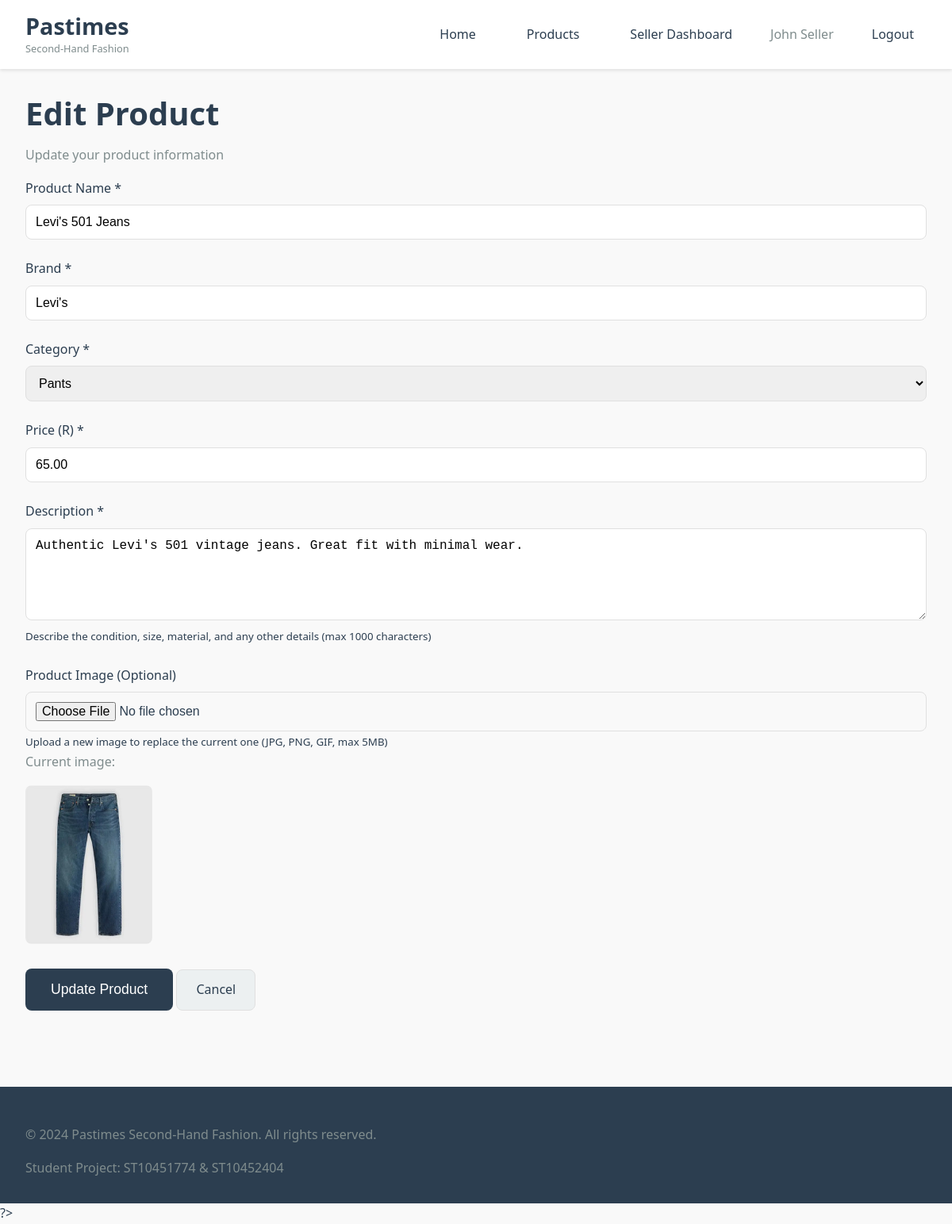
Page /edit_product.php?id=2 (signed in) on the committed database.
### tables this page shows
CREATE TABLE tblClothes (
    clothes_id INT AUTO_INCREMENT PRIMARY KEY,
    seller_id INT NOT NULL,
    product_name VARCHAR(150) NOT NULL,
    description TEXT,
    price DECIMAL(10,2) NOT NULL,
    brand VARCHAR(100),
    category ENUM('Shirts', 'Pants', 'Jackets', 'Shoes', 'Accessories') NOT NULL,
    image_path VARCHAR(255),
    status ENUM('available', 'sold') DEFAULT 'available',
    created_at TIMESTAMP DEFAULT CURRENT_TIMESTAMP,
    FOREIGN KEY (seller_id) REFERENCES tblUser(user_id) ON DELETE CASCADE,
    INDEX (category),
    INDEX (status),
    INDEX (seller_id)
);

### DBConn.php (called while the page is built, shortened)
<?php
class DBConn {
    private $host = "localhost";
    private $username = "root";
    private $password = "";
    private $database = "ClothingStore";
    private $conn;
    private function connect() {
        try {
            $this->conn = new mysqli($this->host, $this->username, $this->password, $this->database);
            $this->conn->set_charset("utf8mb4");
        } catch (Exception $e) {
            die("Database connection error: " . $e->getMessage());
        }
    }
    public function prepareAndExecute($sql, $types = "", $params = []) {
        try {
            $stmt = $this->conn->prepare($sql);
            if (!empty($types) && !empty($params)) {
                $stmt->bind_param($types, ...$params);
            }
            if (!$stmt->execute()) {
                throw new Exception("Execute failed: " . $stmt->error);
            }
            return $stmt;
        } catch (Exception $e) {
            error_log("Database error: " . $e->getMessage());
            return false;
        }
    }
    public function getSingleRow($stmt) {
        $result = $stmt->get_result();
        return $result->fetch_assoc();
    }
}
?>

### edit_product.php (the view, shortened to what this page needs)
<?php
require_once 'DBConn.php';
$product_id = isset($_GET['id']) ? (int)$_GET['id'] : 0;
$db = new DBConn();
$seller_id = $_SESSION['user_id'];
$product = $db->getSingleRow($db->prepareAndExecute(
    "SELECT clothes_id, product_name, description, price, brand, category, image_path, status
     FROM tblClothes
     WHERE clothes_id = ? AND seller_id = ?",
    "ii",
    [$product_id, $seller_id]
));
$errors = [];
?>
<!DOCTYPE html>
<html lang="en">
<head>
    <link rel="stylesheet" href="css/style.css">
</head>
<body>
    <nav class="navbar">
        <div class="nav-container">
            <div class="nav-logo">
                <h1>Pastimes</h1>
                <span class="tagline">Second-Hand Fashion</span>
            </div>
            <div class="nav-links">
                <a href="index.php">Home</a>
                <a href="products.php">Products</a>
                <a href="seller_dashboard.php">Seller Dashboard</a>
                <span class="user-info"><?php echo htmlspecialchars($_SESSION['full_name']); ?></span>
                <a href="logout.php">Logout</a>
            </div>
        </div>
    </nav>
    <main class="main-content">
        <div class="product-form-container">
            <header class="form-header">
                <h1>Edit Product</h1>
                <p>Update your product information</p>
            </header>
            <form method="POST" class="product-form" enctype="multipart/form-data" novalidate>
                <div class="form-row">
                    <div class="form-group">
                        <label for="product_name">Product Name *</label>
                        <input type="text" id="product_name" name="product_name"
                               value="<?php echo htmlspecialchars($product['product_name']); ?>"
                               class="<?php echo isset($errors['product_name']) ? 'error' : ''; ?>"
                               required maxlength="150">
                    </div>
                    <div class="form-group">
                        <label for="brand">Brand *</label>
                        <input type="text" id="brand" name="brand"
                               value="<?php echo htmlspecialchars($product['brand']); ?>"
                               class="<?php echo isset($errors['brand']) ? 'error' : ''; ?>"
                               required maxlength="100">
                    </div>
                </div>
                <div class="form-row">
                    <div class="form-group">
                        <label for="category">Category *</label>
                        <select id="category" name="category"
                                class="<?php echo isset($errors['category']) ? 'error' : ''; ?>" required>
                            <option value="Pants" <?php echo ($product['category'] === 'Pants') ? 'selected' : ''; ?>>Pants</option>
                        </select>
                    </div>
                    <div class="form-group">
                        <label for="price">Price (R) *</label>
                        <input type="number" id="price" name="price"
                               value="<?php echo htmlspecialchars($product['price']); ?>"
                               class="<?php echo isset($errors['price']) ? 'error' : ''; ?>"
                               required min="0.01" max="99999.99" step="0.01">
                    </div>
                </div>
                <div class="form-group">
                    <label for="description">Description *</label>
                    <textarea id="description" name="description" rows="5"
                              class="<?php echo isset($errors['description']) ? 'error' : ''; ?>"
                              required maxlength="1000"><?php echo htmlspecialchars($product['description']); ?></textarea>
                    <small>Describe the condition, size, material, and any other details (max 1000 characters)</small>
                </div>
                <div class="form-group">
                    <label for="product_image">Product Image (Optional)</label>
                    <input type="file" id="product_image" name="product_image"
                           class="<?php echo isset($errors['product_image']) ? 'error' : ''; ?>"
                           accept="image/jpeg,image/jpg,image/png,image/gif">
                    <small>Upload a new image to replace the current one (JPG, PNG, GIF, max 5MB)</small>
                    <?php if ($product['image_path'] && file_exists($product['image_path'])): ?>
                        <div class="current-image">
                            <p>Current image:</p>
                            <img src="<?php echo htmlspecialchars($product['image_path']); ?>" alt="Current product image" style="max-width: 200px; max-height: 200px; border-radius: 8px;">
                        </div>
                    <?php endif; ?>
                </div>
                <div class="form-actions">
                    <button type="submit" class="btn btn-primary btn-large">Update Product</button>
                    <a href="seller_dashboard.php" class="btn btn-secondary">Cancel</a>
                </div>
            </form>
        </div>
    </main>
    <footer class="footer">
        <div class="footer-container">
            <p>&copy; 2024 Pastimes Second-Hand Fashion. All rights reserved.</p>
            <p>Student Project: ST10451774 & ST10452404</p>
        </div>
    </footer>
</body>
</html>

### css/style.css (style rules this page uses)
:root { --primary-color: #2C3E50; --secondary-color: #E74C3C; --accent-color: #3498DB; --success-color: #27AE60; --warning-color: #F39C12; --danger-color: #E74C3C; --bg-primary: #F9F9F9; --bg-secondary: #FFFFFF; --bg-light: #ECF0F1; --text-primary: #2C3E50; --text-secondary: #7F8C8D; --text-light: #95A5A6; --border-color: #E0E0E0; --shadow-light: rgba(0, 0, 0, 0.1); --shadow-medium: rgba(0, 0, 0, 0.15); --shadow-dark: rgba(0, 0, 0, 0.2); --border-radius: 8px; --border-radius-large: 12px; --transition: all 0.3s ease; }
* { margin: 0; padding: 0; box-sizing: border-box; }
body { font-family: 'Segoe UI', Tahoma, Geneva, Verdana, sans-serif; line-height: 1.6; color: var(--text-primary); background-color: var(--bg-primary); }
h1, h2, h3, h4, h5, h6 { margin-bottom: 1rem; font-weight: 600; line-height: 1.2; }
h1 { font-size: 2.5rem; }
p { margin-bottom: 1rem; color: var(--text-secondary); }
a { color: var(--accent-color); text-decoration: none; transition: var(--transition); }
.navbar { background: var(--bg-secondary); box-shadow: 0 2px 4px var(--shadow-light); position: sticky; top: 0; z-index: 1000; }
.nav-container { max-width: 1200px; margin: 0 auto; padding: 1rem 2rem; display: flex; justify-content: space-between; align-items: center; }
.nav-logo h1 { color: var(--primary-color); font-size: 1.8rem; margin-bottom: 0; }
.nav-logo .tagline { font-size: 0.8rem; color: var(--text-secondary); display: block; }
.nav-links { display: flex; align-items: center; gap: 2rem; }
.nav-links a { color: var(--text-primary); font-weight: 500; padding: 0.5rem 1rem; border-radius: var(--border-radius); transition: var(--transition); }
.user-info { color: var(--text-secondary); font-weight: 500; }
.main-content { max-width: 1200px; margin: 0 auto; padding: 2rem; min-height: calc(100vh - 200px); }
.btn { display: inline-block; padding: 0.75rem 1.5rem; border: none; border-radius: var(--border-radius); font-size: 1rem; font-weight: 500; text-align: center; cursor: pointer; transition: var(--transition); text-decoration: none; }
.btn-primary { background: var(--primary-color); color: white; }
.btn-secondary { background: var(--bg-light); color: var(--text-primary); border: 1px solid var(--border-color); }
.btn-large { padding: 1rem 2rem; font-size: 1.1rem; }
.form-group { margin-bottom: 1.5rem; }
.form-group label { display: block; margin-bottom: 0.5rem; font-weight: 500; color: var(--text-primary); }
.form-group input, .form-group select, .form-group textarea { width: 100%; padding: 0.75rem; border: 1px solid var(--border-color); border-radius: var(--border-radius); font-size: 1rem; transition: var(--transition); }
.footer { background: var(--primary-color); color: white; margin-top: 4rem; }
.footer-container { max-width: 1200px; margin: 0 auto; padding: 3rem 2rem 1rem; }

### rows in the picture
tblclothes: product_name "Levi's 501 Jeans", brand "Levi's", category "Pants", price "65.00", description "Authentic Levi's 501 vintage jeans. Great fit with minimal wear.", image_path (picture)

### other values in the picture
$_SESSION['full_name'] "John Seller"
